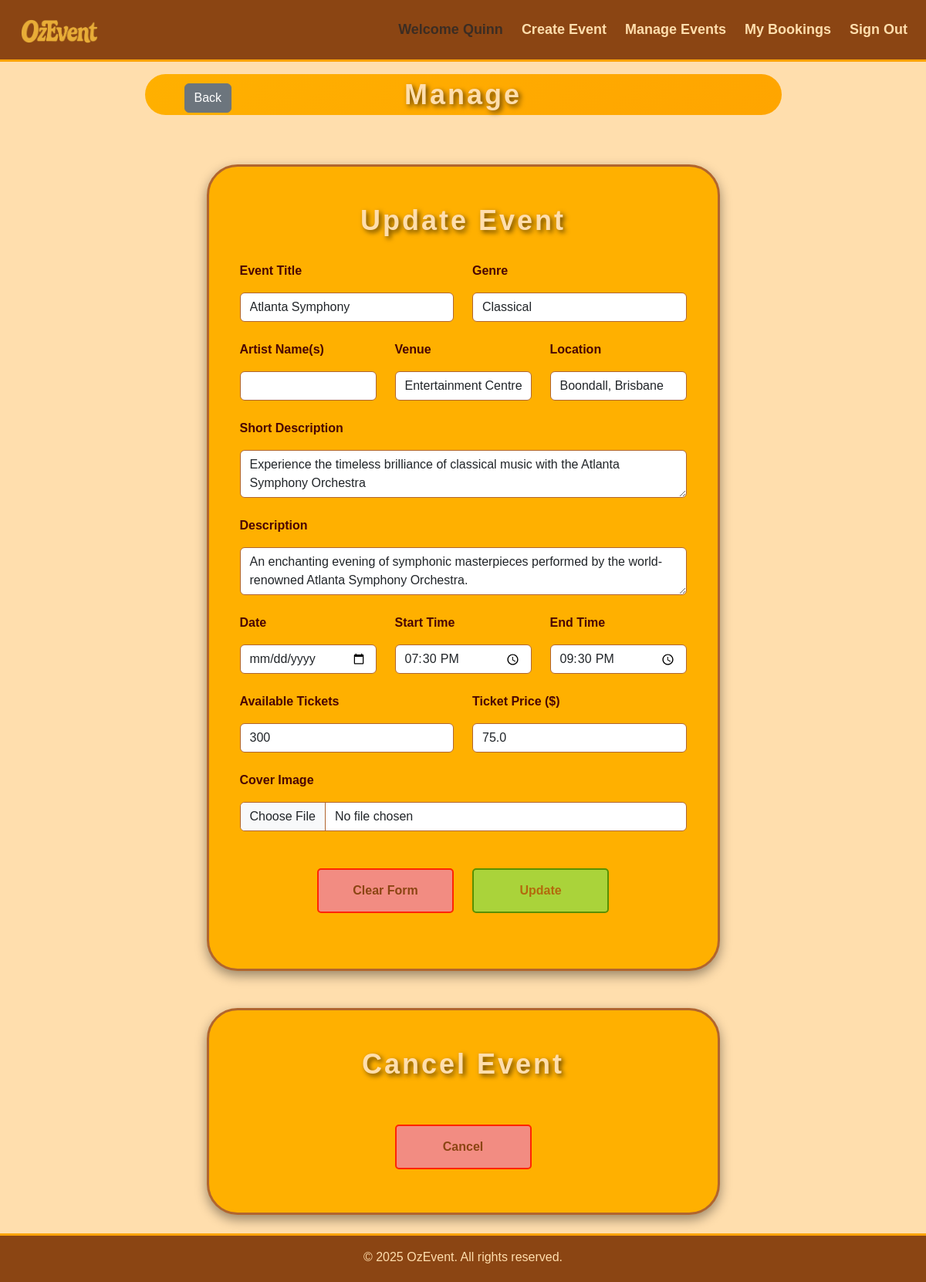
/events/manage/event-5 (signed in), run on the app's committed database.
### ozevent/models.py (models this page shows, shortened)
class User(db.Model, UserMixin):
    __tablename__ = 'users'
    id = db.Column(db.Integer, primary_key=True)
    firstname = db.Column(db.String(50), nullable=False)
    surname = db.Column(db.String(50), nullable=False)
    username = db.Column(db.String(100), index=True, unique=True, nullable=False)
    email = db.Column(db.String(100), index=True, unique=True, nullable=False)
    phone_number = db.Column(db.String(10), nullable=False)
    street_address = db.Column(db.String(255), nullable=False)
    password_hash = db.Column(db.String(255), nullable=False)
    comments = db.relationship('Comment', backref='user')
    bookings = db.relationship('Booking', backref='user')
    events = db.relationship('Event', backref='user')

class Event(db.Model):
    __tablename__ = 'events'
    id = db.Column(db.Integer, primary_key=True)
    title = db.Column(db.String(100), index=True, nullable=False)
    artist = db.Column(db.String(100), index=True) # Artist announcements may be delayed
    genre = db.Column(db.String(50), index=True, nullable=False)
    venue = db.Column(db.String(150), index=True, nullable=False)
    location = db.Column(db.String(150), index=True, nullable=False)
    date = db.Column(db.Date, index=True, nullable=False)
    start_time = db.Column(db.Time, nullable=False)
    end_time = db.Column(db.Time, nullable=False)
    available_tickets = db.Column(db.Integer, nullable=False)
    ticket_price = db.Column(db.Float(5), nullable=False)
    short_description = db.Column(db.String(255), nullable=False)
    description = db.Column(db.Text, nullable=False)
    image = db.Column(db.String(400), nullable=False, default='/static/img/default.png')
    status = db.Column(db.String(50), index=True, nullable=False)
    comments = db.relationship('Comment', backref='event')
    bookings = db.relationship('Booking', backref='event')
    owner_id = db.Column(db.Integer, db.ForeignKey('users.id'), nullable=False)

### ozevent/events.py (the view, shortened to what this page needs)
@events_bp.route('/manage/event-<id>', methods=['GET', 'POST'])
@login_required
def manage(id):
    user_id = current_user.id
    user_event = db.session.scalar(db.select(Event).where(Event.id == id, Event.owner_id == user_id))
    event = db.session.scalar(db.select(Event).where(Event.id == id))
    if not event:
        abort(404)
    if not user_event:
        abort(403)
    form = EventForm(obj=user_event)
    return render_template('events/manage.html', event=user_event, form=form)

### ozevent/templates/events/manage.html (shortened to what this page needs)
{% extends 'base.html' %}
{% block header %}
        <section>
            <div class="container mt-4 mb-3">
                <div class="row g-5 justify-content-center">
                    <div class="col-12 col-sm-11 col-md-10 col-lg-9 col-xxl-8 position-relative">
                        <a href="{{url_for('events.owned_events')}}" class="btn btn-secondary position-absolute top-50 translate-middle-y" style="left: 75px;">Back</a>
                        <h1 class="form-title pill-format mt-2 mb-3 text-center w-100">Manage</h1>
                    </div>
                </div>
            </div>
        </section>
{% endblock %}
{% block content %}
        <section>
        {% if event.status != 'Inactive' %}
            <div class="container mt-5 mb-4">
                <div class="row justify-content-center">
                    <div class="event-form col-11 col-sm-12 col-md-10 col-lg-8 col-xl-7 col-xxl-6">
                        <form id="eventForm" method="POST" enctype="multipart/form-data">
                            <h1 class="form-title pt-2 pb-4 text-center">Update Event</h1>
                            <div class="form-group row">
                                <div class="col-sm-5 col-md-5 col-lg-6">
                                    {{ form.title.label(class="form-label") }}
                                    {{ form.title(class="form-control") }}
                                </div>
                                <div class="col-sm-5 col-md-5 col-lg-6">
                                    {{ form.genre.label(class="form-label") }}
                                    {{ form.genre(class="form-control") }}
                                </div>
                            </div>
                        <div class="form-group row">
                            <div class="col-12 col-sm-6 col-md-4 col-lg-4">
                                {{ form.artist.label(class="form-label") }}
                                {{ form.artist(class="form-control") }}
                            </div>
                            <div class="col-12 col-sm-6 col-md-4 col-lg-4">
                                {{ form.venue.label(class="form-label") }}
                                {{ form.venue(class="form-control") }}
                            </div>
                            <div class="col-12 col-sm-6 col-md-4 col-lg-4">
                                {{ form.location.label(class="form-label") }}
                                {{ form.location(class="form-control") }}
                            </div>
                        </div>
                            <div class="form-group row">
                                <div class="col-12">
                                    {{ form.short_description.label(class="form-label") }}
                                    {{ form.short_description(class="form-control") }}
                                </div>
                            </div>
                            <div class="form-group row">
                                <div class="col-12">
                                    {{ form.description.label(class="form-label") }}
                                    {{ form.description(class="form-control") }}
                                </div>
                            </div>
                            <div class="form-group row">
                                <div class="col-12 col-sm-6 col-md-4 col-lg-4">
                                    {{ form.date.label(class="form-label") }}
                                    {{ form.date(class="form-control") }}
                                </div>
                                <div class="col-12 col-sm-6 col-md-4 col-lg-4">
                                    {{ form.start_time.label(class="form-label") }}
                                    {{ form.start_time(class="form-control") }}
                                </div>
                                <div class="col-12 col-sm-6 col-md-4 col-lg-4">
                                    {{ form.end_time.label(class="form-label") }}
                                    {{ form.end_time(class="form-control") }}
                                </div>
                            </div>
                            <div class="form-group row">
                                <div class="col-sm-6 col-md-6 col-lg-6">
                                    {{ form.available_tickets.label(class="form-label") }}
                                    {{ form.available_tickets(class="form-control") }}
                                </div>
                                <div class="col-sm-6 col-md-6 col-lg-6">
                                    {{ form.ticket_price.label(class="form-label") }}
                                    {{ form.ticket_price(class="form-control") }}
                                </div>
                            </div>
                            <div class="form-group row">
                                <div class="col-12">
                                    {{ form.image.label(class="form-label") }}
                                    {{ form.image(class="form-control") }}
                                </div>
                            </div>
                            <div class="form-group row pt-4 pb-3 justify-content-center">
                                <div class="col-12 col-md-4 mb-3">
                                    <button type="reset" class="btn w-100" id="discardEventBtn">Clear Form</button>
                                </div>
                                <div class="col-12 col-md-4">
                                    <button type="Submit" class="btn w-100" id="createNowBtn">Update</button>
                                </div>
                            </div>
                        </form>
                    </div>
                </div>
            </div>
        {% endif %}
        </section>
        {% if event.status == 'Open' or event.status == 'Sold Out' %}
        <section>
            <div class="container mt-5 mb-4">
                <div class="row justify-content-center">
                    <div class="event-form col-11 col-sm-12 col-md-10 col-lg-8 col-xl-7 col-xxl-6">
                        <h1 class="form-title pt-2 pb-4 text-center">Cancel Event</h1>
                        <div class="form-group row pt-4 justify-content-center">
                            <div class="col-12 col-md-4 mb-3">
                                <a href="{{ url_for('events.cancel', id=event.id) }}"
                                data-bs-toggle="modal"
                                data-bs-target="#cancelModal"
                                class="btn w-100 btn-danger "
                                id="discardEventBtn">
                                    Cancel
                                </a>
                            </div>
                        </div>
                    </div>
                </div>
            </div>
        </section>
        {% endif %}
{% endblock %}

### ozevent/templates/base.html (shortened to what this page needs)
<!DOCTYPE html>
<html lang="en">
<head>
    <link href="https://cdn.jsdelivr.net/npm/bootstrap@5.3.3/dist/css/bootstrap.min.css" rel="stylesheet">
    <link rel="stylesheet" type="text/css" href="{{ url_for('static', filename='style/main.css') }}">
</head>
<body>
    <header>
        <nav class="navbar navbar-expand-sm fixed-top">
            <div class="container-fluid">
                <a class="navbar-brand mx-auto" href="{{ url_for('main.index') }}">
                    <img src="{{ url_for('static', filename='img/brand_logo.png') }}" alt="OzEvent Logo" class="d-inline-block align-text-top img-fluid">
                </a>
                <div class="collapse navbar-collapse" id="navbarSupportedContent">
                    <ul class="navbar-nav ms-auto">
                        {% if current_user.is_authenticated %}
                            <a class="nav-item nav-link disabled text-muted" href="#">Welcome {{current_user.firstname}}</a>
                            <li class="nav-item ms-2 me-2"><a class="nav-link" href="{{ url_for('events.create') }}">Create Event</a></li>
                            <li class="nav-item me-2"><a class="nav-link" href="{{ url_for('events.owned_events') }}">Manage Events</a></li>
                            <li class="nav-item me-2"><a class="nav-link" href="{{ url_for('booking.bookings') }}">My Bookings</a></li>
                            <li class="nav-item d-none d-lg-block me-1"><a class="nav-link" href="#" data-bs-toggle="modal" data-bs-target="#logoutModal">Sign Out</a></li>
                        {% else %}
                            <li class="nav-item me-2"><a class="nav-link" href="{{ url_for('auth.register') }}">Register</a></li>
                            <li class="nav-item me-2"><a class="nav-link" href="{{ url_for('auth.login') }}">Login</a></li>
                        {% endif %}
                    </ul>
                </div>
            </div>
        </nav>
        {% block header %}
        {% endblock %}
    </header>
    {% block content %}
    {% endblock %}
    <footer class="footer text-center pt-3 pb-1">
        <p>&copy; {{ year }} OzEvent. All rights reserved.</p>
    </footer>
</body>
</html>

### ozevent/static/style/main.css (style rules this page uses)
body { background: #FFDEAD; font-family: 'Lucida Sans', 'Lucida Sans Regular', 'Lucida Grande', sans-serif; padding-top: 64px; min-height: 100vh; }
.navbar { background: #8B4513; border-bottom: 3px solid #FFA305; }
.navbar-brand img { margin-left: 15px; max-height: 100px; max-width: 100px; transition: transform 0.3s ease; }
.navbar-nav, .offcanvas, .offcanvas .dropdown-menu { font-family: inherit; }
.navbar-nav .nav-link, .navbar-nav .dropdown-toggle, .navbar-nav .dropdown-menu .dropdown-item { font-size: clamp(1rem, 1.5vw, 1.2rem); font-weight: 600; color: #FFDEAD; white-space: nowrap; line-height: 2.5; padding: 0.5rem 1rem; transition: all 0.3s ease; }
.event-form { font-family: inherit; color: #4A0404; font-weight: 600; background: #FFB000; padding: 40px; border-radius: 40px; border: 3px solid #B1652E; box-shadow: 0 6px 15px rgba(0, 0, 0, 0.4); }
.form-title { font-size: clamp(2rem, 3vw, 4rem); font-weight: bold; color: #FFDEAD; white-space: nowrap; text-shadow: 3px 3px 6px rgba(0, 0, 0, 0.6); letter-spacing: 3px; }
.form-group .form-select, .form-group .form-textarea, .form-group .form-control:not(.input-group .form-control) { background: white; border: 1px solid #B1652E; border-radius: 0.375rem; margin-top: 0.5rem; margin-bottom: 1.5rem; }
.form-group .btn, #postCommentBtn, #buyTicketsBtn, #cancelBtn { color: #8B4513; padding: 10px 20px; font-size: 1rem; font-weight: 600; border-radius: 5px; padding: 15px; transition: all 0.5s ease; }
#discardEventBtn { background: #F28C82; border: 2px solid #FF2400; }
#createNowBtn { background: #7EE65A; border: 2px solid green; }
.pill-format { display: inline-block; padding: 5px; background: linear-gradient(135deg, #FFB000, #FFA500); border-radius: 999px; }
.footer { background: #8B4513; font-family: inherit; color: #FFDEAD; border-top: 3px solid #FFA305; }

### data on the page
User: firstname "Quinn"
Event: title "Atlanta Symphony", genre "Classical", venue "Entertainment Centre", location "Boondall, Brisbane", short_description "Experience the timeless brilliance of classical music with the Atlanta Symphony Orchestra", description "An enchanting evening of symphonic masterpieces performed by the world-renowned Atlanta Symphony Orchestra.", start_time "19:30", end_time "21:30", available_tickets "300", ticket_price "75.0"
